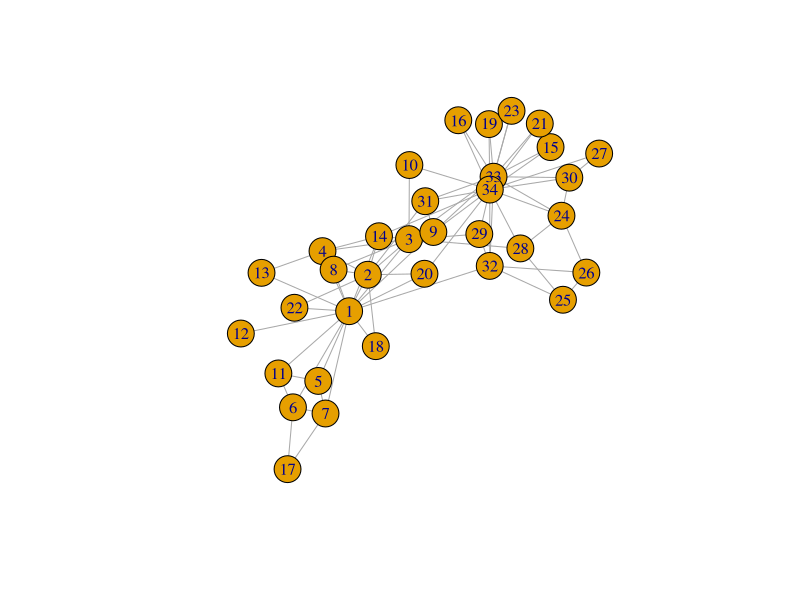
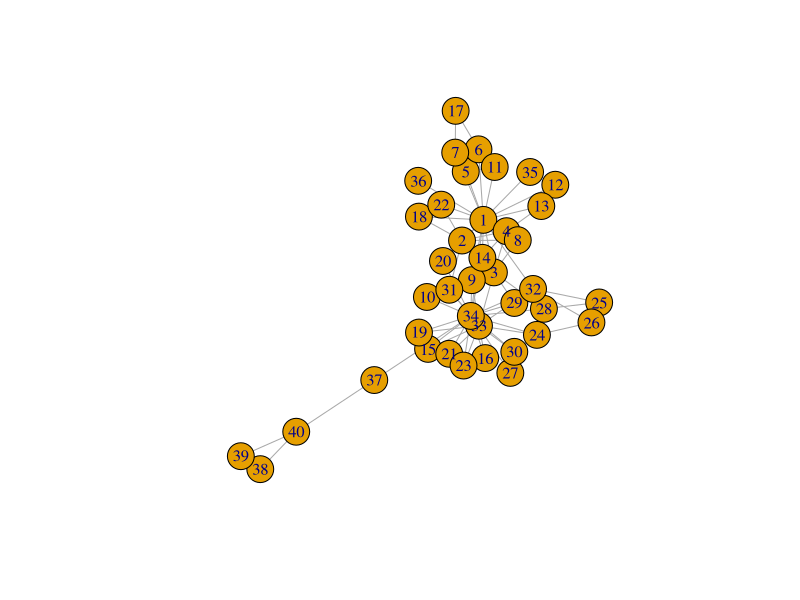
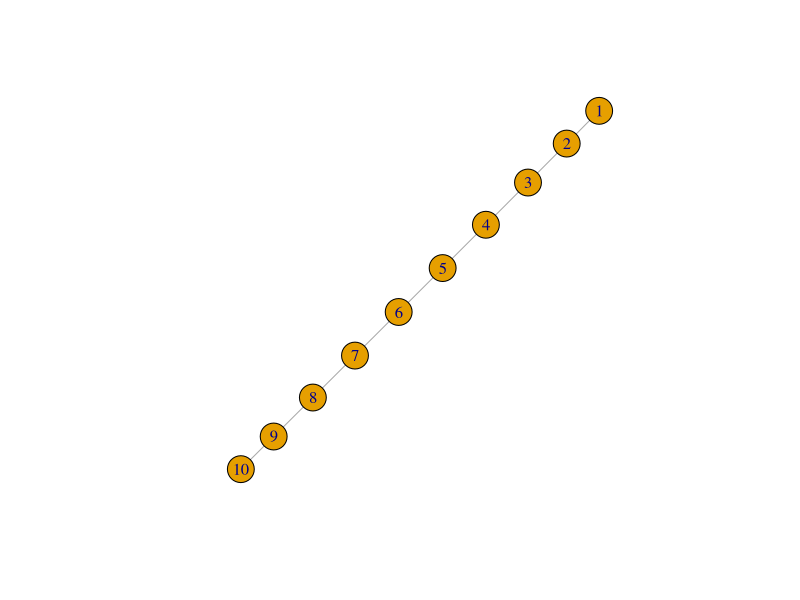
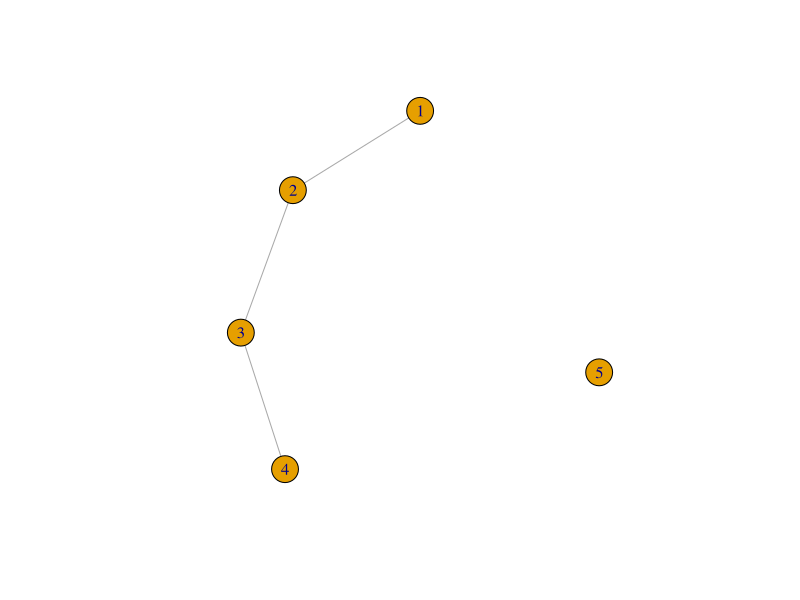
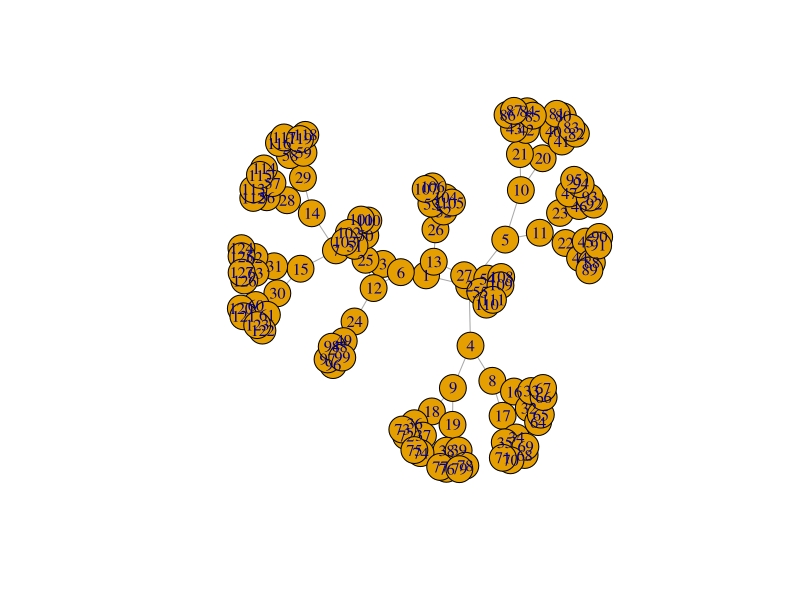
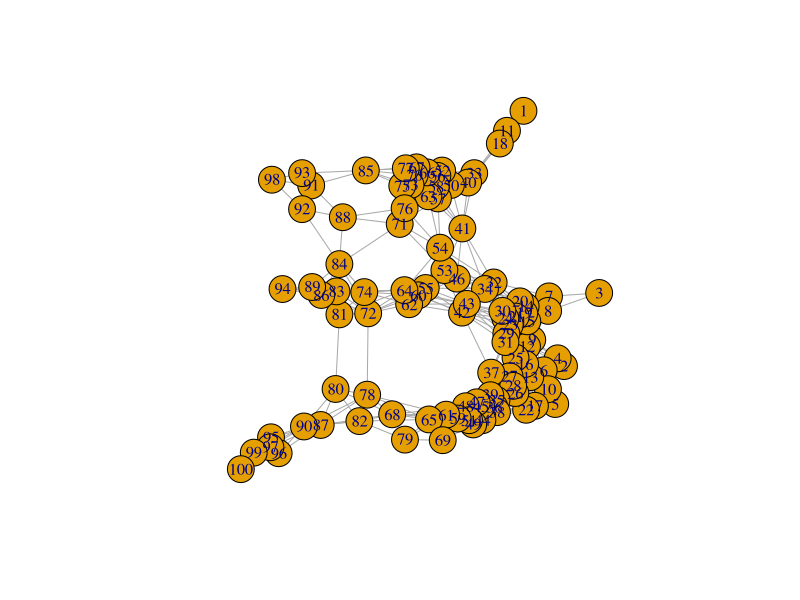
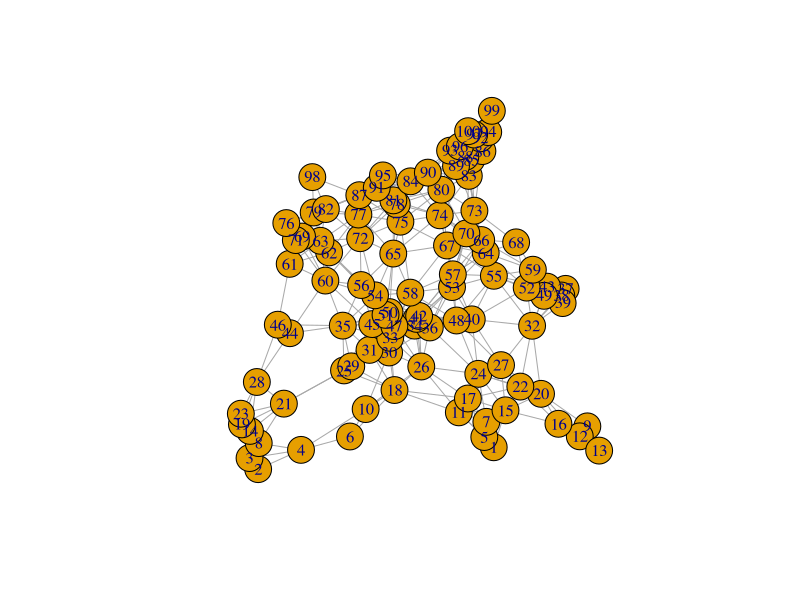
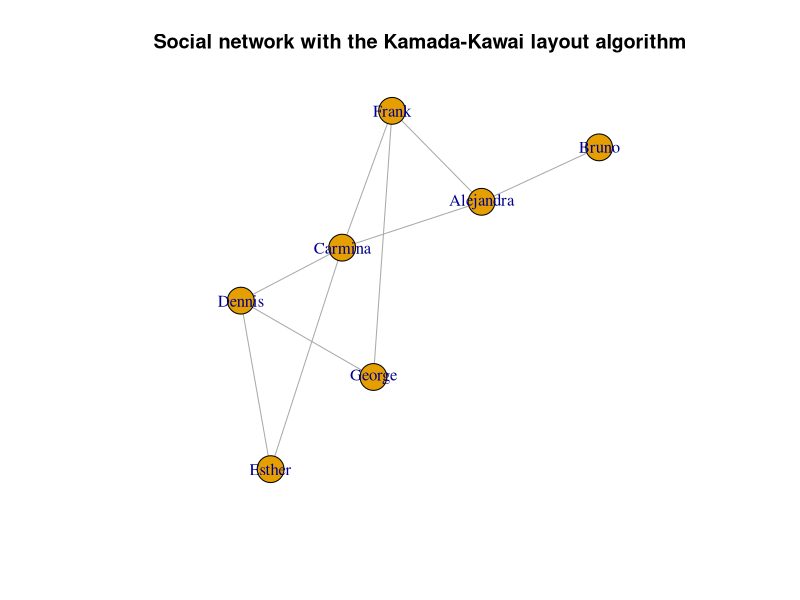

Generate these figures, in order, with R:
## ---- chunk 1
# install.packages("igraph")
library(igraph)
## ---- chunk 2
g <- make_empty_graph()
## ---- chunk 3
g <- make_graph(edges = c(1,2, 1,5), n=10, directed = FALSE)
## ---- chunk 4
g
## ---- chunk 5
summary(g)
## ---- chunk 6
g <- make_graph('Zachary')
## ---- chunk 7
plot(g)
## ---- chunk 8
g <- add_vertices(g, 3)
## ---- chunk 9
g <- add_edges(g, edges = c(1,35, 1,36, 34,37))
## ---- chunk 10
g <- g %>% add_edges(edges=c(1,34)) %>% add_vertices(3) %>%
     add_edges(edges=c(38,39, 39,40, 40,38, 40,37))
g

plot(g)
## ---- chunk 11
get.edge.ids(g, c(1,34))
## ---- chunk 12
g <- delete_edges(g, 82)
## ---- chunk 13
g <- make_ring(10) %>% delete_edges("10|1")
plot(g)
## ---- chunk 14
g <- make_ring(5)
g <- delete_edges(g, get.edge.ids(g, c(1,5, 4,5)))
plot(g)
## ---- chunk 15
graph1 <- make_tree(127, 2, mode = "undirected")
summary(graph1)
plot(graph1)
## ---- chunk 16
graph2 <- make_tree(127, 2, mode = "undirected")
## ---- chunk 17
identical_graphs(graph1,graph2)
## ---- chunk 18
graph1 <- sample_grg(100, 0.2)
summary(graph1)
plot(graph1)
## ---- chunk 19
graph2 <- sample_grg(100, 0.2)
identical_graphs(graph1, graph2)
plot(graph2)
## ---- chunk 20
isomorphic(graph1, graph2)
## ---- chunk 21
g <- make_graph(~ Alice-Bob:Claire:Frank, Claire-Alice:Dennis:Frank:Esther,
                George-Dennis:Frank, Dennis-Esther)
## ---- chunk 22
V(g)$age <- c(25, 31, 18, 23, 47, 22, 50) 
V(g)$gender <- c("f", "m", "f", "m", "m", "f", "m")
E(g)$is_formal <- c(FALSE, FALSE, TRUE, TRUE, TRUE, FALSE, TRUE, FALSE, FALSE)
summary(g)
## ---- chunk 23
E(g)$is_formal
E(g)$is_formal[1] <- TRUE
E(g)$is_formal
## ---- chunk 24
g$date <- c("2022-02-11")
graph_attr(g, "date")
## ---- chunk 25
match(c("George"), V(g)$name)
## ---- chunk 26
V(g)$name[1:3] <- c("Alejandra", "Bruno", "Carmina")
V(g)
## ---- chunk 27
g <- delete_vertex_attr(g, "gender")
V(g)$gender
## ---- chunk 28
degree(g)
## ---- chunk 29
degree(g, 7)
## ---- chunk 30
degree(g, v=c(3,4,5))
## ---- chunk 31
degree(g, v=c("Carmina", "Frank", "Dennis"))
## ---- chunk 32
degree(g, "Bruno")
## ---- chunk 33
edge_betweenness(g)
## ---- chunk 34
ebs <- edge_betweenness(g)
as_edgelist(g)[ebs == max(ebs), ]
## ---- chunk 35
which.max(degree(g))
## ---- chunk 36
graph <- graph.full(n=10)
only_odd_vertices <- which(V(graph)%%2==1)
length(only_odd_vertices)
## ---- chunk 37
seq <- V(graph)[2, 3, 7]
seq
## ---- chunk 38
seq <- seq[1, 3]    # filtering an existing vertex set
seq
## ---- chunk 39
V(g)[age < 30]$name
## ---- chunk 40
`%notin%` <- Negate(`%in%`)
## ---- chunk 41
V(g)$degree <- c("A", "B", "B+", "A+", "C", "A", "B")
V(g)$degree[degree(g) == 3]
## ---- chunk 42
V(g)$name[degree(g) == 3]
## ---- chunk 43
E(g)[.from(3)]
## ---- chunk 44
E(g)[.from("Carmina")]
## ---- chunk 45
E(g) [ 3:5 %--% 5:6 ]
## ---- chunk 46
V(g)$gender <- c("f", "m", "f", "m", "m", "f", "m")
## ---- chunk 47
men <- V(g)[gender == "m"]$name
men
## ---- chunk 48
women <- V(g)[gender == "f"]$name
women
## ---- chunk 49
E(g)[men %--% women]
## ---- chunk 50
get.adjacency(g)
## ---- chunk 51
layout <- layout_with_kk(g)
## ---- chunk 52
layout <- layout_as_tree(g, root = 2)
## ---- chunk 53
layout <- layout_with_kk(g)
## ---- chunk 54
plot(g, layout = layout, main = "Social network with the Kamada-Kawai layout algorithm")
## ---- chunk 55
plot(g, layout = layout_with_fr,
     main = "Social network with the Fruchterman-Reingold layout algorithm")
## ---- chunk 56
V(g)$color <- ifelse(V(g)$gender == "m", "yellow", "red")
plot(g, layout = layout, vertex.label.dist = 3.5,
     main = "Social network - with genders as colors")
## ---- chunk 57
plot(g, layout=layout, vertex.label.dist=3.5, vertex.color=as.factor(V(g)$gender))
## ---- chunk 58
plot(g, layout=layout, vertex.label.dist=3.5, vertex.size=20,
     vertex.color=ifelse(V(g)$gender == "m", "yellow", "red"),
     edge.width=ifelse(E(g)$is_formal, 5, 1))
## ---- chunk 59
library(readxl)

people<-read_xlsx("Networks.xlsx", sheet = "People")
relations<-read_xlsx("Networks.xlsx", sheet ="Relations")

g <- graph_from_data_frame(relations, directed=FALSE, vertices=people)


plot(g)

## ---- chunk 60

library(dplyr)

BCB<-people%>%
  filter(BCB520 == "TRUE")%>%
  select(name, BCB520)

edgelist<- combn(BCB$name, 2)
edgelist_df <- as.data.frame(t(edgelist))
colnames(edgelist_df) <- c("from", "to")
edgelist_df$BCB520<-"TRUE"
edgelist_df$Advisor<-"FALSE"

relations$BCB520 <- "FALSE"

relations3<-rbind(relations, edgelist_df)

g <- graph_from_data_frame(relations3, directed=FALSE, vertices=people)


plot(g,  layout = layout_with_fr)


## ---- chunk 61

library(dplyr)

BCB<-people%>%
  filter(BCB520 == "TRUE")%>%
  select(name, BCB520)

edgelist<- combn(BCB$name, 2)
edgelist_df <- as.data.frame(t(edgelist))
colnames(edgelist_df) <- c("from", "to")
edgelist_df$BCB520<-"TRUE"
edgelist_df$Advisor<-"FALSE"

relations$BCB520 <- "FALSE"

relations3<-rbind(relations, edgelist_df)

g <- graph_from_data_frame(relations3, directed=FALSE, vertices=people)


plot(g,  layout = layout_with_fr)

## ---- chunk 62
library(igraph)
library(igraph)

# Assuming you already have 'people' and 'relations' data frames

# Color Palette
palette <- c("blue", "red")

# Create the graph
g <- graph_from_data_frame(relations3, directed = FALSE, vertices = people)

# Define edge colors based on attributes
edge_colors <- ifelse(E(g)$BCB520 == "TRUE", palette[1], ifelse(E(g)$Advisor == "TRUE", palette[2], "black"))

# Plot the graph with customized edge colors
plot(
  g,
  layout = layout_nicely,
  edge.color = edge_colors,
  vertex.label.color = "black",
  vertex.size = 10,
  vertex.label.cex = 0.8,
  edge.arrow.size = 0.5
)
## ---- chunk 63
library(igraph)

# Assuming you already have 'people' and 'relations' data frames

# Color Palette
palette <- c("blue", "red")

# Create the graph
g <- graph_from_data_frame(relations3, directed = FALSE, vertices = people)

# Get unique departments
departments <- unique(people$department)

# Define colors for each department
department_colors <- rainbow(length(departments))

# Map department colors to vertices
V(g)$color <- department_colors[match(people$department, departments)]

# Define edge colors based on attributes
edge_colors <- ifelse(E(g)$BCB520 == "TRUE", palette[1], ifelse(E(g)$Advisor == "TRUE", palette[2], "black"))

# Plot the graph with customized edge colors
plot(
  g,
  layout = layout_nicely,
  edge.color = edge_colors,
  vertex.label.color = "black",
  vertex.size = 10,
  vertex.label.cex = 0.8,
  edge.arrow.size = 0.5
)
## ---- chunk 64
# Assuming you already have 'people' and 'relations' data frames

# Color Palette
palette <- c("blue", "red")

# Create the graph
g <- graph_from_data_frame(relations3, directed = FALSE, vertices = people)

# Get unique departments
departments <- unique(people$department)

# Define colors for each department
department_colors <- rainbow(length(departments))

# Map department colors to vertices
V(g)$color <- department_colors[match(people$department, departments)]

# Define edge colors based on attributes
edge_colors <- ifelse(E(g)$BCB520 == "TRUE", palette[1], ifelse(E(g)$Advisor == "TRUE", palette[2], "black"))

# Plot the graph with customized edge colors
plot(
  g,
  layout = layout_nicely,
  edge.color = edge_colors,
  vertex.label.color = "black",
  vertex.size = 10,
  vertex.label.cex = 0.8,
  edge.arrow.size = 0.5,
  vertex.label.dist = 0.5,  # Adjust label distance from vertices
  vertex.label.family = "sans",  # Font family for labels
  vertex.label.font = 2  # Font style for labels (bold)
)

## ---- chunk 65
# Assuming you already have 'people' and 'relations' data frames

# Color Palette
palette <- c("blue", "red")

# Create the graph
g <- graph_from_data_frame(relations3, directed = FALSE, vertices = people)

# Get unique departments
departments <- unique(people$department)

# Define colors for each department
department_colors <- rainbow(length(departments))

# Map department colors to vertices
V(g)$color <- department_colors[match(people$department, departments)]

# Define edge colors based on attributes
edge_colors <- ifelse(E(g)$BCB520 == "TRUE", palette[1], ifelse(E(g)$Advisor == "TRUE", palette[2], "black"))

# Plot the graph with customized edge colors and improved labels
plot(
  g,
  layout = layout_nicely,
  edge.color = edge_colors,
  vertex.label.color = "black",
  vertex.size = 10,
  vertex.label.cex = 0.8,
  edge.arrow.size = 0.5,
  vertex.label.dist = 0.5,  # Adjust label distance from vertices
  vertex.label.family = "sans",  # Font family for labels
  vertex.label.font = 2,  # Font style for labels (bold)
  vertex.label.degree = 0,  # Rotate labels to be horizontal
  vertex.label.cex = 0.8,  # Adjust label size
  vertex.label.color = "black"  # Label color
)




